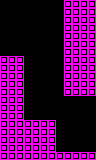

Rendered tile map (Tiled .tmx) drawn with the repository's tilesets; below, a short description and the map source with its tile grids summarised:
An orthogonal 12x20 tile map with 8x8 px tiles, 1 tile layer (main) and 2 objects (2x proximity).

<map version="1.0" orientation="orthogonal" renderorder="right-down" width="12" height="20" tilewidth="8" tileheight="8" nextobjectid="42">
 <properties>
  <property name="L" type="int" value="1" />
  <property name="R" type="int" value="3" />
  <property name="type" value="tunnel" />
 </properties>
 <tileset firstgid="1" name="tiles" tilewidth="8" tileheight="8" tilecount="24" columns="6">
  <image source="../../../images/tiles.png" width="48" height="32" />
  <tile id="1">
   <properties>
    <property name="type" value="open" />
   </properties>
  </tile>
 </tileset>
 <layer name="main" width="12" height="20">
  <data>[240 cells, 112 non-empty, 1 distinct tile ids]</data>
 </layer>
 <objectgroup name="objects" />
 <objectgroup name="hazards">
  <object id="40" type="proximity" gid="4" x="8" y="56" width="8" height="8" />
  <object id="41" type="proximity" gid="4" x="88" y="152" width="8" height="8" />
 </objectgroup>
</map>
